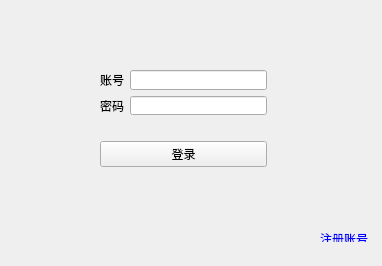
<?xml version="1.0" encoding="UTF-8"?>
<ui version="4.0">
 <class>Form</class>
 <widget class="QWidget" name="Form">
  <property name="geometry">
   <rect>
    <x>0</x>
    <y>0</y>
    <width>382</width>
    <height>266</height>
   </rect>
  </property>
  <property name="windowTitle">
   <string>Form</string>
  </property>
  <widget class="QLabel" name="label_3">
   <property name="geometry">
    <rect>
     <x>320</x>
     <y>230</y>
     <width>54</width>
     <height>12</height>
    </rect>
   </property>
   <property name="font">
    <font>
     <pointsize>9</pointsize>
    </font>
   </property>
   <property name="text">
    <string>&lt;a href=&quot;http://127.0.0.1:8080/register&quot;&gt;注册账号&lt;/a&gt;</string>
   </property>
   <property name="openExternalLinks">
    <bool>true</bool>
   </property>
  </widget>
  <widget class="QWidget" name="">
   <property name="geometry">
    <rect>
     <x>100</x>
     <y>70</y>
     <width>167</width>
     <height>97</height>
    </rect>
   </property>
   <layout class="QVBoxLayout" name="verticalLayout">
    <item>
     <layout class="QGridLayout" name="gridLayout">
      <item row="0" column="0">
       <widget class="QLabel" name="label">
        <property name="text">
         <string>账号</string>
        </property>
       </widget>
      </item>
      <item row="1" column="1">
       <widget class="QLineEdit" name="lineEdit_2"/>
      </item>
      <item row="1" column="0">
       <widget class="QLabel" name="label_2">
        <property name="text">
         <string>密码</string>
        </property>
       </widget>
      </item>
      <item row="0" column="1">
       <widget class="QLineEdit" name="lineEdit"/>
      </item>
     </layout>
    </item>
    <item>
     <widget class="QLabel" name="label_4">
      <property name="text">
       <string/>
      </property>
     </widget>
    </item>
    <item>
     <widget class="QPushButton" name="pushButton">
      <property name="text">
       <string>登录</string>
      </property>
     </widget>
    </item>
   </layout>
  </widget>
 </widget>
 <resources/>
 <connections>
  <connection>
   <sender>pushButton</sender>
   <signal>clicked()</signal>
   <receiver>Form</receiver>
   <slot>login()</slot>
   <hints>
    <hint type="sourcelabel">
     <x>183</x>
     <y>174</y>
    </hint>
    <hint type="destinationlabel">
     <x>229</x>
     <y>207</y>
    </hint>
   </hints>
  </connection>
 </connections>
 <slots>
  <slot>login()</slot>
 </slots>
</ui>
